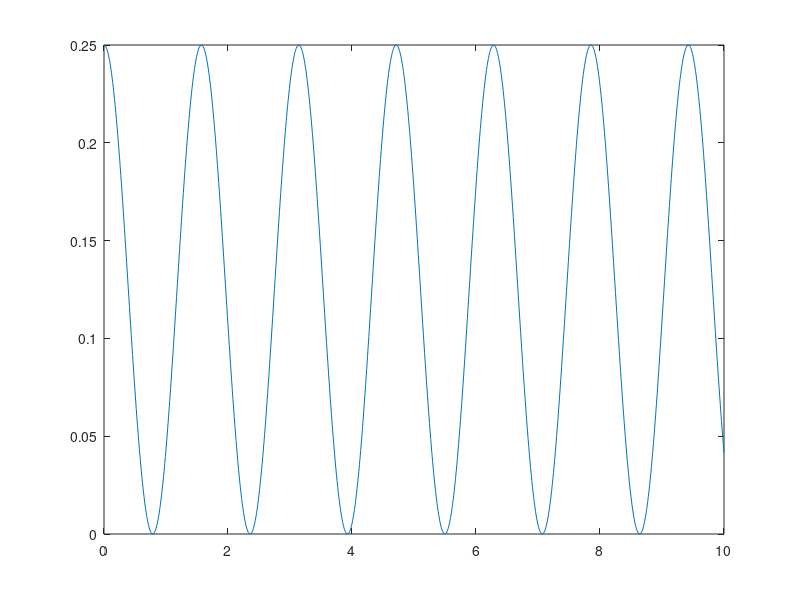

Reproduce this figure in MATLAB.
%给定任意单粒子态求时间演化
J = 1;
U = 0.1;
% global dt L phi0

L = 8;
dt = 0.01;

H1 = zeros(L,L);
for i = 1:L-1
    H1(i,i+1) = -J;
    H1(i+1,i) = -J;
    H1(i,i) = -U;
end

H1(L,1) = -J;
H1(1,L) = -J;
H1(L,L) = -U;

[V,D] = eig(H1);

H2 = zeros(L,L);
k = zeros(1,L);
temp = zeros(1,L);

for i = 1:L
    k(i) = 2*pi*i/L;
    temp(i) = -2*J*cos(k(i))-U;
end

for i = 1:L
    for j = i:L
        if (temp(i)>temp(j))
            tem = temp(i);
            temp(i) = temp(j);
            temp(j) = tem;
            tem = k(i);
            k(i) = k(j);
            k(j) = tem;
        end
    end
end

% syms tt
t = 0:dt:10;
% G = zeros(L,L);

% phi0 = [1 0 1 0 1 0 1 0]';
phi0 = [1 0 1 0 1 0 1 0]'/sqrt(4);
coeff = inv(V)*phi0;
coefft = zeros(L,1);

len = length(t);
num = zeros(L,len);

% figure;
% bart = bar(abs(num(:,1)));
% axis([0 9 0 3])

for n = 1:len
    for i = 1:L
        coefft(i) = coeff(i)*exp(-1i*D(i,i)*t(n));
    end
    phit = V*coefft;

    G0 = zeros(L,L);
    for i = 1:L
        trans = zeros(L,L);
        trans(i,i) = 1; 
        G0(i,i) = phit'*trans*phit;
    end
    
    for i = 1:L
        num(i,n) = G0(i,i);
    end
    
%     set(bart,'Ydata',abs(num(:,n)));
%     drawnow
%     pause(0.05)
end

figure;
plot(t,num(1,:));
